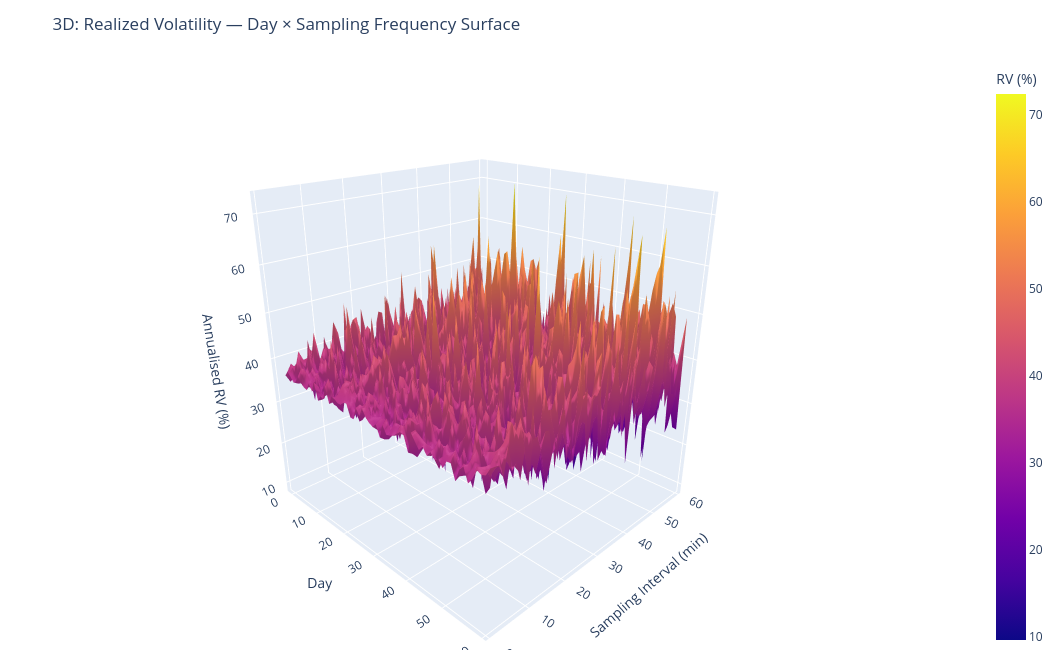

Notebook source saved alongside this figure:
### Code cell
# ── 3D: Realized variance as a function of both time and sampling frequency ───
np.random.seed(1)
n_sim_days = 60

rv_matrix = np.zeros((n_sim_days, len(freqs)))
for d in range(n_sim_days):
    true_r  = np.random.normal(0, vol_path[d] / np.sqrt(M_full), M_full)
    noise_r = true_r + np.random.normal(0, noise_sigma, M_full)
    for j, f in enumerate(freqs):
        rv_matrix[d, j] = realized_vol(noise_r, f) * 100

# 2D companion: RV at extreme frequencies over time
fig2d, ax2d = plt.subplots(figsize=(12, 4))
ax2d.plot(rv_matrix[:, 0],  label=f'{freqs[0]} min (noisy)', alpha=0.8)
ax2d.plot(rv_matrix[:, -1], label=f'{freqs[-1]} min (clean)', alpha=0.8)
ax2d.set_xlabel('Day'); ax2d.set_ylabel('Annualised RV (%)')
ax2d.set_title('RV at Shortest vs Longest Sampling Interval'); ax2d.legend()
plt.tight_layout(); plt.show()

# 3D Plotly surface
D_vals  = np.arange(n_sim_days)
D_grid, Fr_grid = np.meshgrid(D_vals, freqs, indexing='ij')

fig3d = go.Figure(go.Surface(
    x=D_grid.astype(float),
    y=Fr_grid.astype(float),
    z=rv_matrix,
    colorscale='plasma',
    colorbar=dict(title='RV (%)'),
    hovertemplate='Day=%{x:.0f}<br>Freq=%{y} min<br>RV=%{z:.1f}%<extra></extra>',
))
fig3d.update_layout(
    title='3D: Realized Volatility — Day × Sampling Frequency Surface',
    scene=dict(
        xaxis_title='Day',
        yaxis_title='Sampling Interval (min)',
        zaxis_title='Annualised RV (%)',
        camera=dict(eye=dict(x=1.5, y=-1.5, z=0.9)),
    ),
    height=650, width=1050, margin=dict(l=0, r=0, t=60, b=0),
)
fig3d.show()

### Figure 1 — Plotly figure (JSON) as saved in the notebook; plotly's stock layout.template omitted (floating-point values rounded to 4 significant figures; data arrays with more than 128 entries replaced by an {"elided": "..."} marker saying what was removed)
{"data": [{"colorbar": {"title": {"text": "RV (%)"}}, "colorscale": [[0, "#0d0887"], [0.1111, "#46039f"], [0.2222, "#7201a8"], [0.3333, "#9c179e"], [0.4444, "#bd3786"], [0.5556, "#d8576b"], [0.6667, "#ed7953"], [0.7778, "#fb9f3a"], [0.8889, "#fdca26"], [1, "#f0f921"]], "hovertemplate": "Day=%{x:.0f}<br>Freq=%{y} min<br>RV=%{z:.1f}%<extra></extra>", "type": "surface", "x": {"elided": "60x59 float values"}, "y": {"elided": "60x59 float values"}, "z": {"elided": "60x59 float values"}}], "layout": {"height": 650, "margin": {"b": 0, "l": 0, "r": 0, "t": 60}, "scene": {"camera": {"eye": {"x": 1.5, "y": -1.5, "z": 0.9}}, "xaxis": {"title": {"text": "Day"}}, "yaxis": {"title": {"text": "Sampling Interval (min)"}}, "zaxis": {"title": {"text": "Annualised RV (%)"}}}, "title": {"text": "3D: Realized Volatility — Day × Sampling Frequency Surface"}, "width": 1050}}
